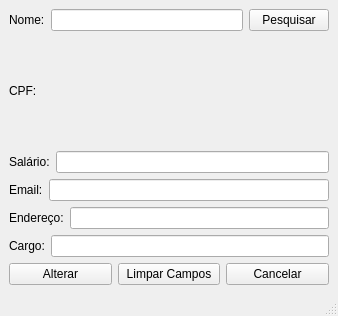
<?xml version="1.0" encoding="UTF-8"?>
<ui version="4.0">
 <class>alterar</class>
 <widget class="QMainWindow" name="alterar">
  <property name="geometry">
   <rect>
    <x>0</x>
    <y>0</y>
    <width>338</width>
    <height>316</height>
   </rect>
  </property>
  <property name="windowTitle">
   <string>MainWindow</string>
  </property>
  <widget class="QWidget" name="centralwidget">
   <layout class="QVBoxLayout" name="verticalLayout_4">
    <item>
     <layout class="QHBoxLayout" name="horizontalLayout_2">
      <item>
       <layout class="QHBoxLayout" name="horizontalLayout">
        <item>
         <widget class="QLabel" name="label">
          <property name="text">
           <string>Nome:</string>
          </property>
         </widget>
        </item>
        <item>
         <widget class="QLineEdit" name="nameEdit"/>
        </item>
       </layout>
      </item>
      <item>
       <widget class="QPushButton" name="searchButton">
        <property name="text">
         <string>Pesquisar</string>
        </property>
       </widget>
      </item>
     </layout>
    </item>
    <item>
     <layout class="QHBoxLayout" name="horizontalLayout_8">
      <item>
       <widget class="QLabel" name="label_2">
        <property name="text">
         <string>CPF:</string>
        </property>
       </widget>
      </item>
      <item>
       <widget class="QLabel" name="cpfLabel">
        <property name="text">
         <string/>
        </property>
       </widget>
      </item>
     </layout>
    </item>
    <item>
     <layout class="QVBoxLayout" name="verticalLayout_3">
      <item>
       <layout class="QHBoxLayout" name="horizontalLayout_3">
        <item>
         <widget class="QLabel" name="label_3">
          <property name="text">
           <string>Salário:</string>
          </property>
         </widget>
        </item>
        <item>
         <widget class="QLineEdit" name="salaryEdit"/>
        </item>
       </layout>
      </item>
      <item>
       <layout class="QVBoxLayout" name="verticalLayout_2">
        <item>
         <layout class="QVBoxLayout" name="verticalLayout">
          <item>
           <layout class="QHBoxLayout" name="horizontalLayout_4">
            <item>
             <widget class="QLabel" name="label_4">
              <property name="text">
               <string>Email:</string>
              </property>
             </widget>
            </item>
            <item>
             <widget class="QLineEdit" name="emailEdit"/>
            </item>
           </layout>
          </item>
          <item>
           <layout class="QHBoxLayout" name="horizontalLayout_5">
            <item>
             <widget class="QLabel" name="label_5">
              <property name="text">
               <string>Endereço:</string>
              </property>
             </widget>
            </item>
            <item>
             <widget class="QLineEdit" name="addressEdit"/>
            </item>
           </layout>
          </item>
         </layout>
        </item>
        <item>
         <layout class="QHBoxLayout" name="horizontalLayout_6">
          <item>
           <widget class="QLabel" name="label_6">
            <property name="text">
             <string>Cargo:</string>
            </property>
           </widget>
          </item>
          <item>
           <widget class="QLineEdit" name="roleEdit"/>
          </item>
         </layout>
        </item>
       </layout>
      </item>
     </layout>
    </item>
    <item>
     <layout class="QHBoxLayout" name="horizontalLayout_7">
      <item>
       <widget class="QPushButton" name="updateButton">
        <property name="text">
         <string>Alterar</string>
        </property>
       </widget>
      </item>
      <item>
       <widget class="QPushButton" name="cleanButton">
        <property name="text">
         <string>Limpar Campos</string>
        </property>
       </widget>
      </item>
      <item>
       <widget class="QPushButton" name="cancelButton">
        <property name="text">
         <string>Cancelar</string>
        </property>
       </widget>
      </item>
     </layout>
    </item>
   </layout>
  </widget>
  <widget class="QMenuBar" name="menubar">
   <property name="geometry">
    <rect>
     <x>0</x>
     <y>0</y>
     <width>338</width>
     <height>25</height>
    </rect>
   </property>
  </widget>
  <widget class="QStatusBar" name="statusbar"/>
 </widget>
 <resources/>
 <connections/>
</ui>
